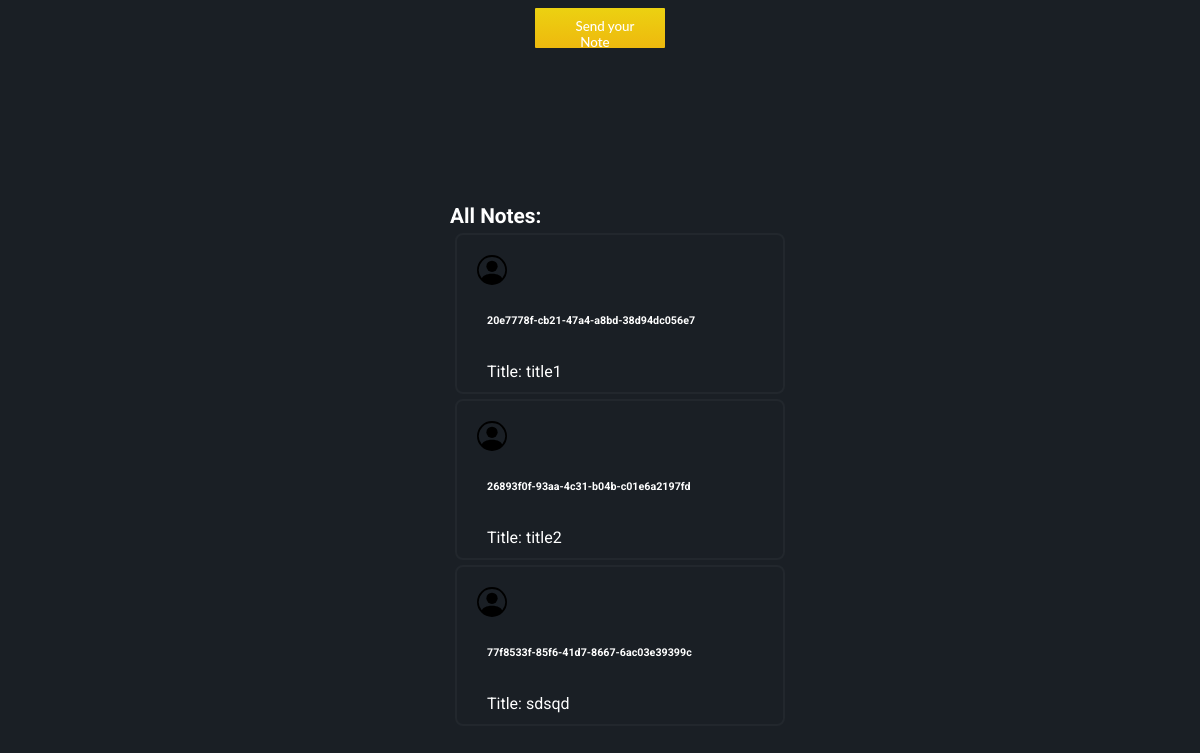
Before: / with the older database file.
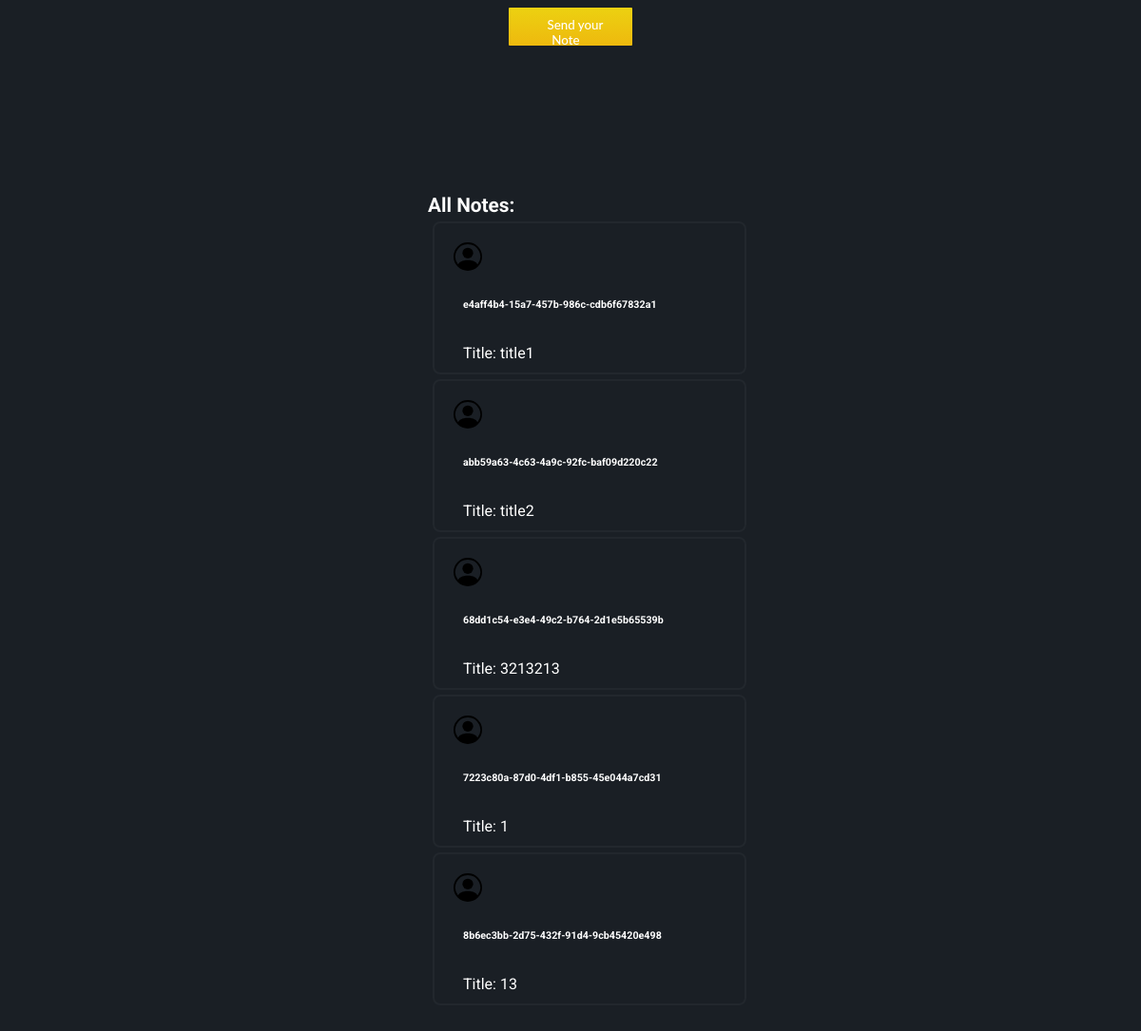
After: the same page with the newer database file.
### models_19.py (models this page shows)
class Base(DeclarativeBase):
    pass

class Note(Base):
    __tablename__ = "notes"
    uuid = Column(String(36), primary_key=True, default=lambda: str(uuid.uuid4()))
    title = Column(VARCHAR(100))
    content = Column(Text)
    created_at = Column(DateTime, default=datetime.now())

### main_dz19.py (the view)
@app.route("/", methods=["GET"])
def home_page_view():
    all_notes = get_all_notes()
    return render_template("home_dz19.html", notes=all_notes)

### crud_dz19.py (called while the page is built)
def get_all_notes():
    return session.execute(select(Note)).scalars().all()

### templates/home_dz19.html (shortened to what this page needs)
<!DOCTYPE html>
<html >
<head>
  <link rel="stylesheet" href="https://cdnjs.cloudflare.com/ajax/libs/meyer-reset/2.0/reset.min.css">
  <link rel='stylesheet prefetch' href='http://maxcdn.bootstrapcdn.com/font-awesome/4.1.0/css/font-awesome.min.css'>
  <link rel="stylesheet" href="/static-files/main_dz19.css">
</head>
<body>
     <button class="custom-btn btn-11"><a class="text" href="/register"> Send your Note  </a><div class="dot"></div></button>
    <div class="wrapper">
    <div style="align-self: flex-start " >
    <h1 class="sign-in">All Notes: </h1>
     <div class="content">
     <br>
        <br>
        {% for note in notes %}
            <div class="card" >
                <h6>
                    <a class="text" href="/{{note.uuid}}">{{ note.uuid }}</a></h6>
                <div>
                    <div class="text">Title: {{ note.title }} </div>
                </div>
            </div>
        {% endfor %}
    </div>
    </div>
</body>
</html>

### static/main_dz19.css (style rules this page uses)
*, *:after, *:before { box-sizing: border-box; }
html, body { background: #1a1f25; font-family: 'Roboto', sans-serif; }
.text { color: #bdbbbb; padding: 10px; height: 8px; }
.wrapper { width: 300px; margin: 12% auto; }
.card { padding: 20px; margin: 5px; border-radius: 8px; border: 2px solid #22272d; width: 330px; }
.sign-in { float: left; color: white; font-size: 1.3em; }
.custom-btn { align-self: center; width: 130px; height: 40px; color: #fff; border-radius: 1px; padding: 10px 25px; font-family: 'Lato', sans-serif; font-weight: 500; background: transparent; cursor: pointer; margin: auto; position: relative; display: block; outline: none; }
.btn-11 { border: none; background: rgb(251,33,117); background: linear-gradient(0deg, rgb(238, 185, 14) 0%, rgb(236, 209, 17) 100%); color: #fff; overflow: hidden; }
.btn-11:before { position: absolute; content: ''; display: inline-block; top: -180px; left: 0; width: 30px; height: 100%; background-color: #fff; animation: shiny-btn1 3s ease-in-out infinite; }
.text { color:white ; text-decoration: none; height: 10px; }

Changed rows visible on the page:
removed Note: uuid "20e7778f-cb21-47a4-a8bd-38d94dc056e7", title "title1"
removed Note: uuid "26893f0f-93aa-4c31-b04b-c01e6a2197fd", title "title2"
removed Note: uuid "77f8533f-85f6-41d7-8667-6ac03e39399c", title "sdsqd"
added Note: uuid "e4aff4b4-15a7-457b-986c-cdb6f67832a1", title "title1"
added Note: uuid "abb59a63-4c63-4a9c-92fc-baf09d220c22", title "title2"
added Note: uuid "68dd1c54-e3e4-49c2-b764-2d1e5b65539b", title "3213213"
added Note: uuid "7223c80a-87d0-4df1-b855-45e044a7cd31", title "1"
added Note: uuid "8b6ec3bb-2d75-432f-91d4-9cb45420e498", title "13"
